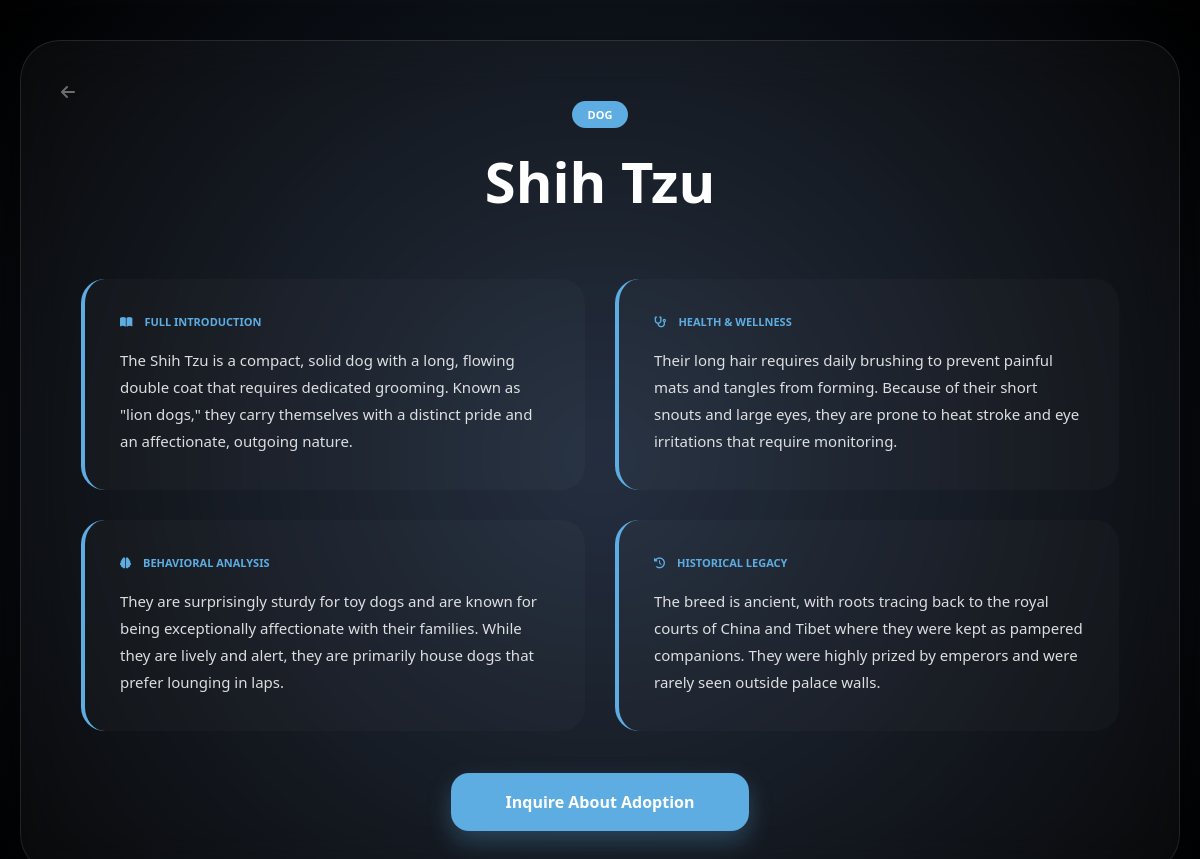
Page /details-design.php?id=3 on the committed database.
### tables this page shows
CREATE TABLE `breeds` (
  `id` int(11) NOT NULL,
  `animal_type` varchar(50) DEFAULT NULL,
  `breed_name` varchar(100) DEFAULT NULL,
  `summary` text DEFAULT NULL,
  `history` text DEFAULT NULL,
  `physical_chars` text DEFAULT NULL,
  `personality` text DEFAULT NULL,
  `health_care` text DEFAULT NULL,
  `image_url` varchar(255) DEFAULT NULL,
  `about` text DEFAULT NULL,
  `health_tips` text DEFAULT NULL,
  `life_span` varchar(50) DEFAULT NULL
);

### details-design.php (the view, shortened to what this page needs)
<?php
include 'db.php';
$id = isset($_GET['id']) ? intval($_GET['id']) : 1;
$stmt = $conn->prepare("SELECT * FROM breeds WHERE id = ?");
$stmt->bind_param("i", $id);
$stmt->execute();
$result = $stmt->get_result();
$breed = [
    'breed_name' => 'Breed Not Found',
    'animal_type' => 'Encyclopedia',
    'summary' => 'We are currently updating our database with new breed information.',
    'health_tips' => 'Detailed health and wellness data coming soon.',
    'personality' => 'Behavioral analysis is being compiled by our experts.',
    'history' => 'Historical legacy and origin data coming soon.'
];
if ($result && $result->num_rows > 0) {
    $breed = $result->fetch_assoc();
}
?>
<!DOCTYPE html>
<html lang="en">
<head>
    <link rel="stylesheet" href="https://cdnjs.cloudflare.com/ajax/libs/font-awesome/6.0.0/css/all.min.css">
</head>
<body>
    <div class="encyclopedia-wrapper">
        <a href="index.php" class="back-nav"><i class="fa fa-arrow-left"></i></a>
        <div class="header">
            <span class="category-badge"><?php echo htmlspecialchars($breed['animal_type']); ?></span>
            <h1><?php echo htmlspecialchars($breed['breed_name']); ?></h1>
        </div>
        <div class="info-grid">
            <div class="info-card">
                <label><i class="fa-solid fa-book-open"></i> Full Introduction</label>
                <p><?php echo nl2br(htmlspecialchars($breed['summary'])); ?></p>
            </div>
            <div class="info-card">
                <label><i class="fa-solid fa-stethoscope"></i> Health & Wellness</label>
                <p><?php echo nl2br(htmlspecialchars($breed['health_tips'])); ?></p>
            </div>
            <div class="info-card">
                <label><i class="fa-solid fa-brain"></i> Behavioral Analysis</label>
                <p><?php echo nl2br(htmlspecialchars($breed['personality'])); ?></p>
            </div>
            <div class="info-card">
                <label><i class="fa-solid fa-clock-rotate-left"></i> Historical Legacy</label>
                <p><?php echo nl2br(htmlspecialchars($breed['history'])); ?></p>
            </div>
        </div>
        <div class="footer-action">
          <a href="inquiry.php?breed=<?php echo urlencode($breed['breed_name']); ?>" class="btn-adopt">Inquire About Adoption</a>
        </div>
    </div>
</body>
</html>

### details-design.php (style rules this page uses)
:root { --accent: #5dade2; --glass: rgba(255, 255, 255, 0.03); --border: rgba(255, 255, 255, 0.1); }
body { margin: 0; padding: 40px 20px; background: radial-gradient(circle at center, #1e293b, #000000); color: white; font-family: 'Segoe UI', sans-serif; min-height: 100vh; display: flex; justify-content: center; align-items: flex-start; }
.encyclopedia-wrapper { width: 100%; max-width: 1100px; background: var(--glass); backdrop-filter: blur(25px); border: 1px solid var(--border); border-radius: 40px; padding: 60px; box-shadow: 0 25px 50px rgba(0, 0, 0, 0.6); position: relative; }
.back-nav { position: absolute; top: 40px; left: 40px; color: rgba(255, 255, 255, 0.4); text-decoration: none; transition: 0.3s; }
.header { text-align: center; margin-bottom: 60px; }
.category-badge { background: var(--accent); padding: 6px 16px; border-radius: 20px; font-size: 11px; font-weight: 800; text-transform: uppercase; display: inline-block; }
h1 { font-size: 3.5rem; margin: 15px 0 0 0; }
.info-grid { display: grid; grid-template-columns: repeat(auto-fit, minmax(450px, 1fr)); gap: 30px; }
.info-card { background: rgba(255, 255, 255, 0.02); border-left: 4px solid var(--accent); padding: 35px; border-radius: 24px; transition: transform 0.3s ease; }
.info-card label { color: var(--accent); font-size: 11px; font-weight: 900; text-transform: uppercase; display: flex; align-items: center; gap: 12px; margin-bottom: 18px; }
.info-card p { font-size: 15px; line-height: 1.8; opacity: 0.85; margin: 0; }
.footer-action { text-align: center; margin-top: 60px; }
.btn-adopt { background: var(--accent); color: white; text-decoration: none; padding: 18px 55px; border-radius: 18px; font-weight: 700; box-shadow: 0 10px 25px rgba(93, 173, 226, 0.3); transition: 0.3s; }

### rows in the picture
breeds: animal_type "DOG", breed_name "Shih Tzu", summary "The Shih Tzu is a compact, solid dog with a long, flowing double coat that requires dedicated grooming. Known as \"lion dogs,\" they carry themselves with a distinct pride and an affectionate, outgoing nature.", health_tips "Their long hair requires daily brushing to prevent painful mats and tangles from forming. Because of their short snouts and large eyes, they are prone to heat stroke and eye irritations that require monitoring.", personality "They are surprisingly sturdy for toy dogs and are known for being exceptionally affectionate with their families. While they are lively and alert, they are primarily house dogs that prefer lounging in laps.", history "The breed is ancient, with roots tracing back to the royal courts of China and Tibet where they were kept as pampered companions. They were highly prized by emperors and were rarely seen outside palace walls."
